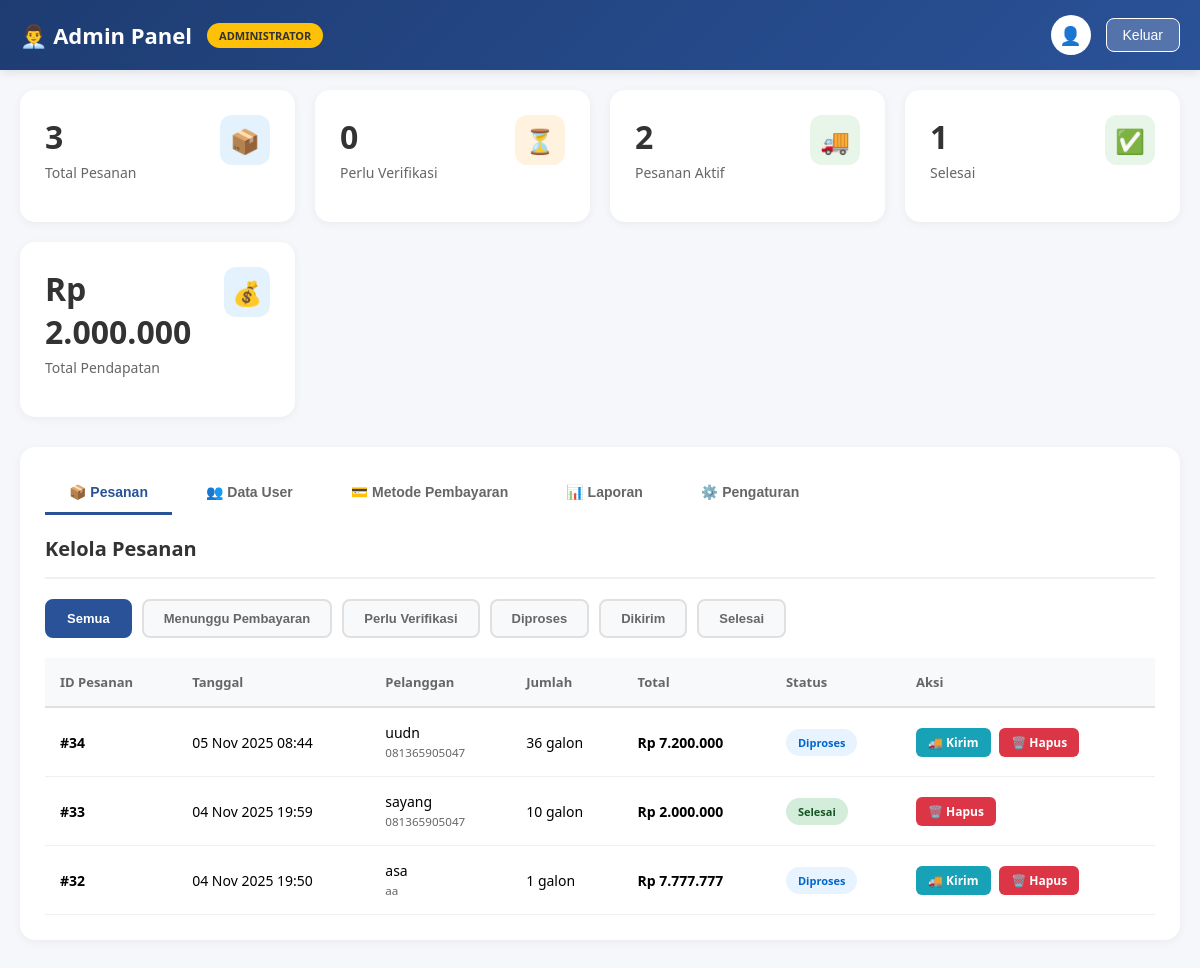
Page /dashboard_admin_copy.php (signed in) on the committed database.
### tables this page shows
CREATE TABLE `orders` (
  `id` int NOT NULL,
  `user_id` int NOT NULL,
  `order_code` varchar(20) NOT NULL,
  `quantity` int NOT NULL,
  `recipient_name` varchar(100) NOT NULL,
  `phone` varchar(20) NOT NULL,
  `address` varchar(255) NOT NULL DEFAULT '',
  `latitude` varchar(20) DEFAULT NULL,
  `longitude` varchar(20) DEFAULT NULL,
  `notes` text,
  `total` bigint NOT NULL,
  `status` enum('menunggu_pembayaran','menunggu_verifikasi','diproses','sedang_dikirim','selesai','dibatalkan') NOT NULL DEFAULT 'menunggu_pembayaran',
  `payment_method_id` int DEFAULT NULL,
  `payment_proof` varchar(255) DEFAULT NULL,
  `created_at` timestamp NOT NULL DEFAULT CURRENT_TIMESTAMP,
  `updated_at` timestamp NULL DEFAULT NULL,
  `payment_date` datetime DEFAULT NULL
);

### dashboard_admin_copy.php (the view, shortened to what this page needs)
<?php
include 'koneksi.php';
$stats = [];
$stats['total_orders'] = $conn->query("SELECT COUNT(*) as c FROM orders")->fetch_assoc()['c'];
$stats['pending'] = $conn->query("SELECT COUNT(*) as c FROM orders WHERE status='menunggu_verifikasi'")->fetch_assoc()['c'];
$stats['active'] = $conn->query("SELECT COUNT(*) as c FROM orders WHERE status IN ('diproses','dikirim')")->fetch_assoc()['c'];
$stats['completed'] = $conn->query("SELECT COUNT(*) as c FROM orders WHERE status='selesai'")->fetch_assoc()['c'];
$stats['revenue'] = $conn->query("SELECT SUM(total) as t FROM orders WHERE status='selesai'")->fetch_assoc()['t'] ?? 0;
?>
<!DOCTYPE html>
<html lang="id">
<head>
</head>
<body>
    <div class="navbar">
        <div class="navbar-left">
            <h1>👨‍💼 Admin Panel</h1>
            <span class="admin-badge">ADMINISTRATOR</span>
        </div>
        <div class="navbar-right">
            <div class="admin-avatar">👤</div>
            <button class="logout-btn" onclick="window.location.href='logout.php'">Keluar</button>
        </div>
    </div>
    <div class="container">
        <div class="stats-grid">
            <div class="stat-card">
                <div class="stat-header">
                    <div>
                        <div class="stat-value"><?= $stats['total_orders'] ?></div>
                        <div class="stat-label">Total Pesanan</div>
                    </div>
                    <div class="stat-icon blue">📦</div>
                </div>
            </div>
            <div class="stat-card">
                <div class="stat-header">
                    <div>
                        <div class="stat-value"><?= $stats['pending'] ?></div>
                        <div class="stat-label">Perlu Verifikasi</div>
                    </div>
                    <div class="stat-icon orange">⏳</div>
                </div>
            </div>
            <div class="stat-card">
                <div class="stat-header">
                    <div>
                        <div class="stat-value"><?= $stats['active'] ?></div>
                        <div class="stat-label">Pesanan Aktif</div>
                    </div>
                    <div class="stat-icon green">🚚</div>
                </div>
            </div>
            <div class="stat-card">
                <div class="stat-header">
                    <div>
                        <div class="stat-value"><?= $stats['completed'] ?></div>
                        <div class="stat-label">Selesai</div>
                    </div>
                    <div class="stat-icon green">✅</div>
                </div>
            </div>
            <div class="stat-card">
                <div class="stat-header">
                    <div>
                        <div class="stat-value">Rp <?= number_format($stats['revenue'], 0, ',', '.') ?></div>
                        <div class="stat-label">Total Pendapatan</div>
                    </div>
                    <div class="stat-icon blue">💰</div>
                </div>
            </div>
        </div>
        <div class="section">
            <div class="tab-menu">
                <button class="tab-item active" onclick="switchTab('orders')">📦 Pesanan</button>
                <button class="tab-item" onclick="switchTab('users')">👥 Data User</button>
                <button class="tab-item" onclick="switchTab('payments')">💳 Metode Pembayaran</button>
                <button class="tab-item" onclick="switchTab('laporan')">📊 Laporan</button>
                <button class="tab-item" onclick="switchTab('settings')">⚙️ Pengaturan</button>
            </div>
            <div id="tab-orders" class="tab-content active">
                <div class="section-header">
                    <h2 class="section-title">Kelola Pesanan</h2>
                </div>
                <div class="filter-tabs">
                    <button class="filter-tab active" onclick="filterOrders('semua')">Semua</button>
                    <button class="filter-tab" onclick="filterOrders('menunggu_pembayaran')">Menunggu Pembayaran</button>
                    <button class="filter-tab" onclick="filterOrders('menunggu_verifikasi')">Perlu Verifikasi</button>
                    <button class="filter-tab" onclick="filterOrders('diproses')">Diproses</button>
                    <button class="filter-tab" onclick="filterOrders('dikirim')">Dikirim</button>
                    <button class="filter-tab" onclick="filterOrders('selesai')">Selesai</button>
                </div>
                <div class="orders-table">
                    <table id="ordersTable">
                        <thead>
                            <tr>
                                <th>ID Pesanan</th>
                                <th>Tanggal</th>
                                <th>Pelanggan</th>
                                <th>Jumlah</th>
                                <th>Total</th>
                                <th>Status</th>
                                <th>Aksi</th>
                            </tr>
                        </thead>
                        <tbody id="ordersBody">
                            <?php
                            $orders = $conn->query("SELECT * FROM orders ORDER BY created_at DESC");
                            while ($order = $orders->fetch_assoc()):
                            ?>
                            <tr data-status="<?= $order['status'] ?>">
                                <td><strong>#<?= $order['id'] ?></strong></td>
                                <td><?= isset($order['created_at']) ? date('d M Y H:i', strtotime($order['created_at'])) : '-' ?></td>
                                <td>
                                    <?= isset($order['recipient_name']) ? htmlspecialchars($order['recipient_name']) : '-' ?><br>
                                    <small style="color: #666;"><?= isset($order['phone']) ? htmlspecialchars($order['phone']) : '-' ?></small>
                                </td>
                                <td><?= isset($order['quantity']) ? $order['quantity'] . ' galon' : '-' ?></td>
                                <td><strong>Rp <?= number_format($order['total'], 0, ',', '.') ?></strong></td>
                                <td>
                                    <span class="status-badge status-<?= $order['status'] ?>">
                                        <?= ucwords(str_replace('_', ' ', $order['status'])) ?>
                                    </span>
                                </td>
                                <td>
                                    <?php if ($order['status'] == 'menunggu_verifikasi'): ?>
                                        <a href="?verify_order=<?= $order['id'] ?>" class="action-btn btn-verify"
                                        onclick="return confirm('Verifikasi pesanan ini?')">✅ Verifikasi</a>
                                    <?php elseif ($order['status'] == 'diproses'): ?>
                                        <a href="?ship_order=<?= $order['id'] ?>" class="action-btn btn-ship"
                                        onclick="return confirm('Kirim pesanan ini?')">🚚 Kirim</a>
                                    <?php elseif ($order['status'] == 'dikirim'): ?>
                                        <a href="?complete_order=<?= $order['id'] ?>" class="action-btn btn-complete"
                                        onclick="return confirm('Tandai pesanan selesai?')">✅ Selesai</a>
                                    <?php endif; ?>
                                    <a href="?delete_order=<?= $order['id'] ?>" class="action-btn btn-delete"
                                    onclick="return confirm('Yakin hapus pesanan ini?')">🗑️ Hapus</a>
                                </td>
                            </tr>
                            <?php endwhile; ?>
                        </tbody>
                    </table>
                </div>
            </div>
        </div>
    </div>
</body>
</html>

### dashboard_admin_copy.php (style rules this page uses)
* { margin: 0; padding: 0; box-sizing: border-box; }
body { font-family: 'Segoe UI', Tahoma, Geneva, Verdana, sans-serif; background: #f5f7fa; min-height: 100vh; }
.navbar { background: linear-gradient(135deg, #1e3c72 0%, #2a5298 100%); color: white; padding: 15px 20px; display: flex; justify-content: space-between; align-items: center; box-shadow: 0 2px 10px rgba(0,0,0,0.1); }
.navbar-left { display: flex; align-items: center; gap: 15px; }
.navbar h1 { font-size: 22px; display: flex; align-items: center; gap: 10px; }
.admin-badge { background: #ffc107; color: #333; padding: 5px 12px; border-radius: 15px; font-size: 11px; font-weight: 700; }
.navbar-right { display: flex; align-items: center; gap: 15px; }
.admin-avatar { width: 40px; height: 40px; background: white; border-radius: 50%; display: flex; align-items: center; justify-content: center; font-size: 18px; }
.logout-btn { background: rgba(255,255,255,0.2); border: 1px solid white; color: white; padding: 8px 16px; border-radius: 8px; cursor: pointer; font-size: 14px; transition: all 0.3s; }
.container { max-width: 1400px; margin: 0 auto; padding: 20px; }
.stats-grid { display: grid; grid-template-columns: repeat(auto-fit, minmax(240px, 1fr)); gap: 20px; margin-bottom: 30px; }
.stat-card { background: white; border-radius: 15px; padding: 25px; box-shadow: 0 2px 10px rgba(0,0,0,0.05); transition: all 0.3s; }
.stat-header { display: flex; justify-content: space-between; align-items: start; margin-bottom: 15px; }
.stat-icon { width: 50px; height: 50px; border-radius: 12px; display: flex; align-items: center; justify-content: center; font-size: 24px; }
.stat-icon.blue { background: #e3f2fd; }
.stat-icon.green { background: #e8f5e9; }
.stat-icon.orange { background: #fff3e0; }
.stat-value { font-size: 32px; font-weight: 700; color: #333; margin-bottom: 5px; }
.stat-label { font-size: 14px; color: #666; }
.section { background: white; border-radius: 15px; padding: 25px; box-shadow: 0 2px 10px rgba(0,0,0,0.05); margin-bottom: 20px; }
.section-header { display: flex; justify-content: space-between; align-items: center; margin-bottom: 20px; padding-bottom: 15px; border-bottom: 2px solid #f0f0f0; }
.section-title { font-size: 20px; font-weight: 700; color: #333; }
.filter-tabs { display: flex; gap: 10px; flex-wrap: wrap; margin-bottom: 20px; }
.filter-tab { padding: 10px 20px; background: #f8f9fa; border: 2px solid #e0e0e0; border-radius: 8px; cursor: pointer; font-size: 13px; font-weight: 600; transition: all 0.3s; color: #666; }
.filter-tab.active { background: #2a5298; color: white; border-color: #2a5298; }
.orders-table { width: 100%; overflow-x: auto; }
table { width: 100%; border-collapse: collapse; }
th { background: #f8f9fa; padding: 15px; text-align: left; font-size: 13px; font-weight: 600; color: #666; border-bottom: 2px solid #e0e0e0; }
td { padding: 15px; border-bottom: 1px solid #f0f0f0; font-size: 14px; }
.status-badge { padding: 6px 12px; border-radius: 15px; font-size: 11px; font-weight: 600; display: inline-block; }
.status-diproses { background: #e7f3ff; color: #0066cc; }
.status-selesai { background: #d4edda; color: #155724; }
.action-btn { padding: 6px 12px; border: none; border-radius: 6px; font-size: 12px; font-weight: 600; cursor: pointer; transition: all 0.3s; margin-right: 5px; text-decoration: none; display: inline-block; }
.btn-ship { background: #17a2b8; color: white; }
.btn-reject, .btn-delete { background: #dc3545; color: white; }
.tab-menu { display: flex; gap: 10px; margin-bottom: 20px; overflow-x: auto; -webkit-overflow-scrolling: touch; }
.tab-item { flex: 0 0 auto; padding: 12px 24px; background: transparent; border: none; cursor: pointer; font-size: 14px; font-weight: 600; color: #666; border-bottom: 3px solid transparent; transition: all 0.3s; }
.tab-item.active { color: #2a5298; border-bottom-color: #2a5298; }
.tab-content { display: none; }
.tab-content.active { display: block; }

### rows in the picture
orders: id "34", created_at "05 Nov 2025 08:44", recipient_name "uudn", phone "081365905047", quantity "36", total "7.200.000", status "Diproses"
orders: id "33", created_at "04 Nov 2025 19:59", recipient_name "sayang", phone "081365905047", quantity "10", total "2.000.000", status "Selesai"
orders: id "32", created_at "04 Nov 2025 19:50", recipient_name "asa", phone "aa", quantity "1", total "7.777.777", status "Diproses"

### other values in the picture
$stats['total_orders'] "3"
$stats['pending'] "0"
$stats['active'] "2"
$stats['completed'] "1"
$stats['revenue'] "2.000.000"
